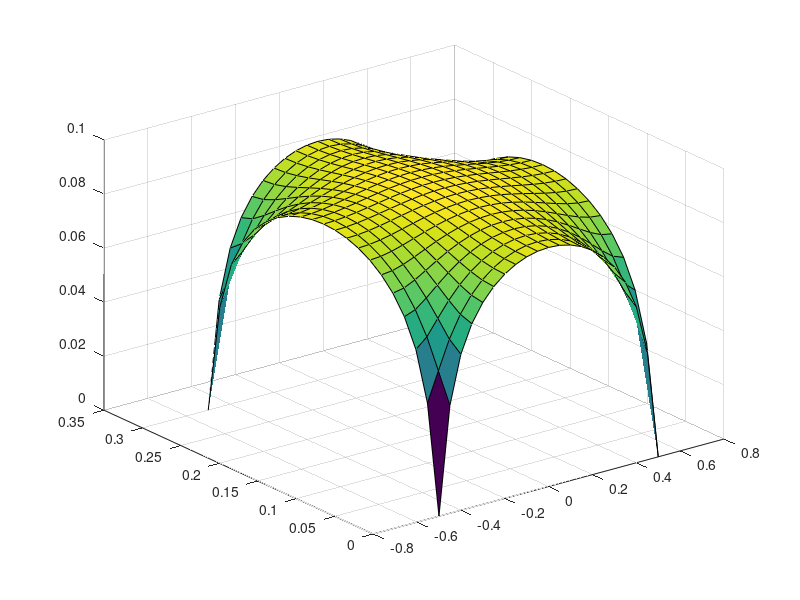

Write the MATLAB code that produced this figure.
dimension=21;
x=linspace(-0.5,0.5,dimension);
y=linspace(0,0.3,dimension);
t=4;
G=0.1;
for i = 1:dimension
    for j = 1:dimension
        T(i,j)=0;
    end
end

T(1,1)=0;
T(1,dimension)=0;
T(dimension,1)=0;
T(dimension,dimension)=0;
for i=1:10000
    for m=2:(dimension-1)
        for n=2:(dimension-1)
            T(m,n)=(T(m+1,n)+T(m-1,n)+T(m,n-1)+T(m,n+1))/t+G;
        end
    end
    for j=2:(dimension-1)
        T(1,j)=(2*T(2,j)+T(1,j-1)+T(1,j+1))/t+G;
        T(dimension,j)=(2*T(dimension-1,j)+T(dimension,j-1)+T(dimension,j+1))/t+G;
    end
    for k=2:(dimension-1)
        T(k,1)=(2*T(k,2)+T(k-1,1)+T(k+1,1))/t+G;
        T(k,dimension)=(2*T(k,dimension-1)+T(k-1,dimension)+T(k+1,dimension))/t+G;
    end
end
for i = 1:dimension
    for j = 1:dimension
        T(i,j)=T(i,j)/1000;
    end
end
surf(x,y,T);
